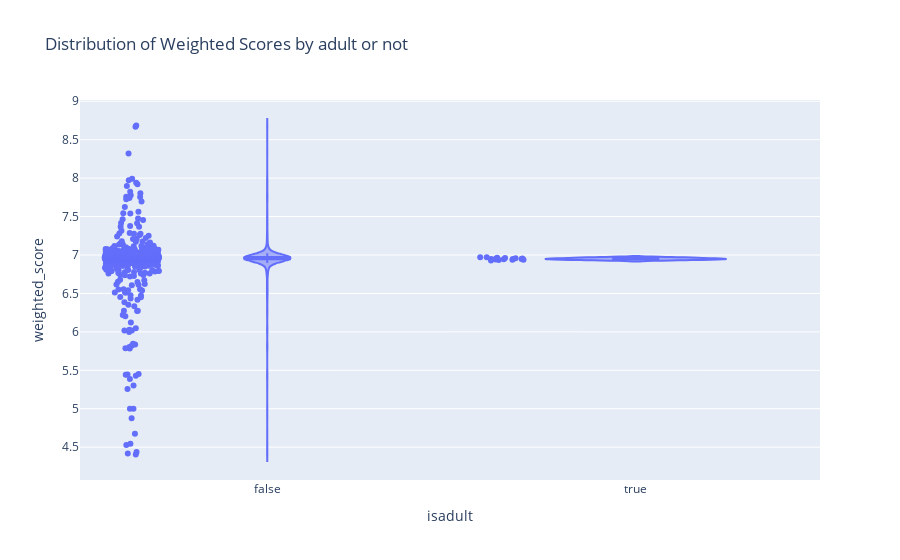

This figure's notebook cell:
### Markdown cell above
## isadult et notation

### Code cell
px.violin(df, x='isadult', y='weighted_score', 
                title='Distribution of Weighted Scores by adult or not', box=True, points="all")

### Figure 1 — Plotly figure (JSON) as saved in the notebook; plotly's stock layout.template omitted (floating-point values rounded to 4 significant figures; data arrays with more than 128 entries replaced by an {"elided": "..."} marker saying what was removed)
{"data": [{"alignmentgroup": "True", "box": {"visible": true}, "hovertemplate": "isadult=%{x}<br>weighted_score=%{y}<extra></extra>", "legendgroup": "", "marker": {"color": "#636efa"}, "name": "", "offsetgroup": "", "orientation": "v", "points": "all", "scalegroup": "True", "showlegend": false, "type": "violin", "x": {"elided": "10000 bool values"}, "x0": " ", "xaxis": "x", "y": {"elided": "10000 float values"}, "y0": " ", "yaxis": "y"}], "layout": {"legend": {"tracegroupgap": 0}, "title": {"text": "Distribution of Weighted Scores by adult or not"}, "violinmode": "group", "xaxis": {"anchor": "y", "domain": [0, 1], "title": {"text": "isadult"}}, "yaxis": {"anchor": "x", "domain": [0, 1], "title": {"text": "weighted_score"}}}}
